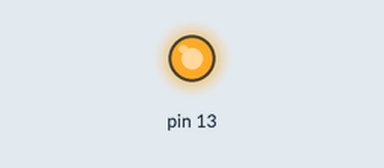
Recording of a sketch running on a simulated Arduino Uno, built with avr-gcc and run on an emulated ATmega328P. Parts: output pins drawn as LEDs (lit = HIGH).

Above: at 0.5 s.
At 2.7 s:
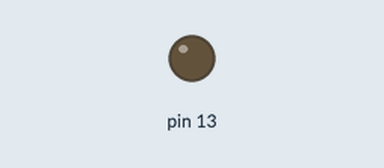
Timing chart, 0 to 5.9 s (numbered marks = the images above):
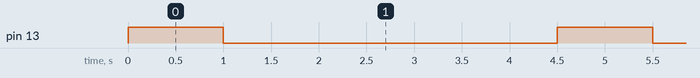

Measured:
- by itself, pin 13: alternates HIGH for 1.0 s and LOW for 3.5 s

The sketch:

4.6_sketch_apr17a.ino
```cpp
void setup() {
  pinMode(13, OUTPUT);
  digitalWrite(13,HIGH);
}

void loop() {
  digitalWrite(13,HIGH);
  delay(1000);
  digitalWrite(13,LOW);
  digitalWrite(12,HIGH);
  delay(500);
  digitalWrite(12,LOW);
  digitalWrite(11,HIGH);
  delay(2000);
  digitalWrite(12,HIGH);
  delay(1000);
  digitalWrite(11,LOW);
  digitalWrite(12,LOW);

}
```
